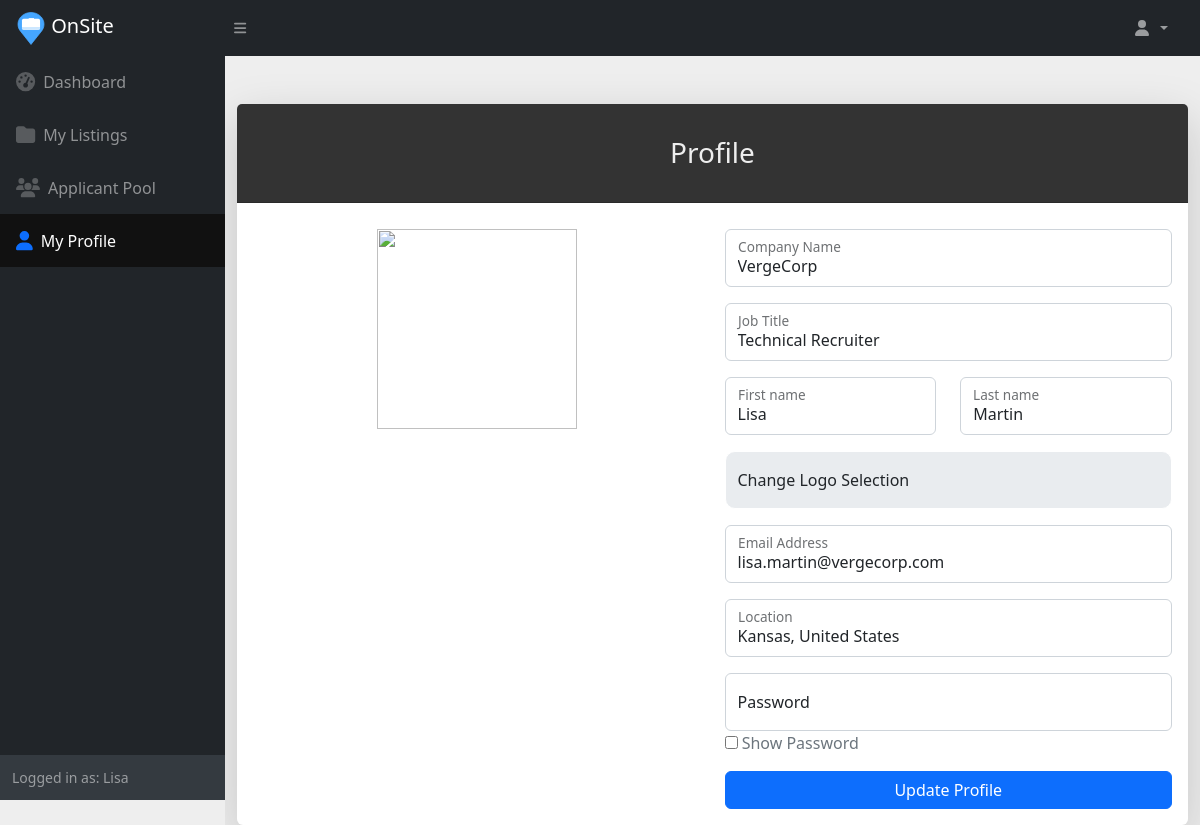
The app's page /profile (signed in) with its own data.
### app/models/user.py (models this page shows, shortened)
class User(auth_models.AbstractBaseUser, auth_models.PermissionsMixin):
    email = models.EmailField(unique=True, error_messages=error_messages)
    headline = models.ForeignKey(JobTitle, on_delete=models.SET_NULL,null=True, error_messages=error_messages)
    location = models.ForeignKey(Location, on_delete=models.SET_NULL,blank=True, null=True, error_messages=error_messages)
    other_headline = models.CharField(max_length=250, null=True, blank=True, error_messages=error_messages)
    company = models.CharField(max_length=250, null=True, default = None, blank=True, error_messages=error_messages)
    first_name = models.CharField(max_length=30, blank=False, error_messages=error_messages)
    last_name = models.CharField(max_length=30, blank=False, error_messages=error_messages)
    is_active = models.BooleanField(default=True)
    is_superuser = models.BooleanField(default=False)
    is_staff = models.BooleanField(default=True)
    date_joined = models.DateTimeField(auto_now_add=True)
    role = models.CharField(max_length=10, choices=ROLE_CHOICES, default="user")
    resume_logo = models.CharField(max_length=150, null=False, blank=False, error_messages=error_messages)
    password = models.CharField(max_length=100, null=False,blank=False, error_messages=error_messages)
    objects = UserManager()
    USERNAME_FIELD = 'email'
    REQUIRED_FIELDS = []
    class Meta:
        verbose_name = 'User'
        verbose_name_plural = 'User'
        ordering = ('id', )

### app/models/job_title.py (models this page shows, shortened)
class JobTitle(models.Model):
    name = models.CharField(max_length=100, unique=True)
    class Meta:
        indexes = [
            models.Index(fields=['name']),
        ]

### app/models/location.py (models this page shows)
class Location(models.Model):
    name = models.CharField(max_length=100, unique=True)
    loc_tyep = models.IntegerField()
    class Meta:
        indexes = [
            models.Index(fields=['name']),
        ]

### app/public/views.py (the view)
# urls.py: path("profile", views.profile, name = "profile"),
@login_required
def profile(request):
    return render(request , "public/profile.html", {"S3_ACCESS_POINT": os.getenv("S3_ACCESS_POINT")})

### templates/public/profile.html (shortened to what this page needs)
{% extends "../base.html"%}
{%load static%}
{% block body_block %}
<div id="layoutSidenav_content">
    <main>
        <div class="container">
            <div class="row justify-content-center">
                <div class="col-sm-12">
                    <div class="card shadow-lg border-0 rounded-lg mt-5">
                        <div class="card-header">
                            <h3 class="text-center font-weight-light my-4">Profile</h3>
                        </div>
                        <div class="card-body">
                            {% if request.user.role == "user" %}
                            <form novalidate method="post" id="profileForm">
                                {% csrf_token %}
                                <div class="row">
                                    <div class="col-sm-6" id="toggle_preview">
                                        <label for="file_preview" class="preview_label d-none"></label>
                                        <iframe frameborder="0" src="{{S3_ACCESS_POINT}}{{request.user.resume_logo}}" id="file_preview" width="100%" height="100%"></iframe>
                                    </div>
                                    <div class="col-sm-6">
                                        <div class="form-floating mb-3" id="headline">
                                            <input type="hidden" name="headline" value="{{user.headline_id}}">
                                            <input type="text" placeholder="" value="{{user.headline.name}}" class="form-control capitalize" onblur="setTimeout(() => {blurDrop('headline')}, 500);" onfocus="focusDrop(this)" onkeyup="debouncedOnInput(this, 'search_job_title_ajax')" required>
                                            <label>Job Title</label>
                                            <div class="invalid-feedback"></div>
                                            <div class="dropdown">
                                                <ul class="dropdown-menu dropdown-menu-dark w-100"> </ul>
                                            </div>
                                        </div>
                                        <div class="row mb-3">
                                            <div class="col-md-6">
                                                <div class="form-floating mb-3 mb-md-0" id="first_name">
                                                    <input class="form-control" type="text" placeholder="" required name="first_name" value="{{request.user.first_name}}" />
                                                    <label>First name</label>
                                                    <div class="invalid-feedback"></div>
                                                </div>
                                            </div>
                                            <div class="col-md-6">
                                                <div class="form-floating" id="last_name">
                                                    <input class="form-control" type="text" placeholder="" required name="last_name" value="{{request.user.last_name}}" />
                                                    <label>Last name</label>
                                                    <div class="invalid-feedback" id="last_name_error"></div>
                                                </div>
                                            </div>
                                        </div>
                                        <div class="form-floating mb-3" id="location">
                                            <input type="hidden" name="location" value="{% if request.user.location %}{{request.user.location_id}}{%endif%}">
                                            <input type="text" placeholder="" value="{{request.user.location.name}}" class="form-control capitalize" onfocus="focusDrop(this)" onblur="setTimeout(() => {blurDrop('location')}, 500);" onkeyup="debouncedOnInput(this, 'search_location_ajax')">
                                            <label>Location</label>
                                            <div class="dropdown">
                                                <ul class="dropdown-menu dropdown-menu-dark w-100"> </ul>
                                            </div>
                                        </div>
                                        <div class="input-group mb-3" id="resume_logo">
                                            <label for="inputGroupFile01" class="input-group-text ">
                                                Change Resume Selected
                                            </label>
                                            <input type="file" accept="application/pdf" name="resume_logo" class="form-control" value="{{request.user.resume_logo}}" id="inputGroupFile01" aria-describedby="inputGroupFileAddon01" onchange="setPreview(this,'profileForm')" required>
                                            <div class="invalid-feedback" id="resume_logo_error"></div>
                                        </div>
                                        <div class="form-floating mb-3" id="email">
                                            <input name="email" type="email" placeholder="" class="form-control" required value="{{request.user.email}}">
                                            <label>Email Address</label>
                                            <div class="invalid-feedback"></div>
                                        </div>
                                        <div class="form-floating mb-3" id="password">
                                            <input class="form-control" name="password" type="password" placeholder="" />
                                            <label>Password</label>
                                            <div>
                                                <label class="text-secondary"><input type="checkbox" onchange="passwordToggle('profileForm')"> Show Password</label>
                                            </div>
                                        </div>
                                        <div class="col-sm-12">
                                            <button class="btn btn-primary w-100 submit_btn" type="submit">Update Profile</button>
                                        </div>
                                    </div>
                                </div>
                            </form>
                            {% else %}
                            <form novalidate method="post" id="profileForm">
                                <div class="row">
                                    <div class="col-sm-6" id="toggle_preview">
                                        <img id="file_preview" src="{{S3_ACCESS_POINT}}{{request.user.resume_logo}}" width="100%" height="100%" />
                                    </div>
                                    <div class="col-sm-6">
                                        <div class="form-floating mb-3" id="company">
                                            <input class="form-control" type="text" name="company" placeholder="" required value="{{request.user.company}}" />
                                            <label>Company Name</label>
                                        </div>
                                        <div class="form-floating mb-3" id="headline">
                                            <input type="text" placeholder="" value="{{user.headline.name}}" class="form-control capitalize" onblur="setTimeout(() => {blurDrop('headline')}, 500);" onfocus="focusDrop(this)" onkeyup="debouncedOnInput(this, 'search_job_title_ajax')" required>
                                            <label>Job Title</label>
                                        </div>
                                        <div class="row mb-3">
                                            <div class="col-md-6">
                                                <div class="form-floating mb-3 mb-md-0" id="first_name">
                                                    <input class="form-control" type="text" placeholder="" required name="first_name" value="{{request.user.first_name}}" />
                                                    <label>First name</label>
                                                </div>
                                            </div>
                                            <div class="col-md-6">
                                                <div class="form-floating" id="last_name">
                                                    <input class="form-control" type="text" placeholder="" required name="last_name" value="{{request.user.last_name}}" />
                                                    <label>Last name</label>
                                                </div>
                                            </div>
                                        </div>
                                        <div class="input-group mb-3" id="resume_logo">
                                            <label for="inputGroupFile01" class="input-group-text ">
                                                Change Logo Selection
                                            </label>
                                        </div>
                                        <div class="form-floating mb-3" id="email">
                                            <input name="email" type="email" placeholder="" class="form-control" required value="{{request.user.email}}">
                                            <label>Email Address</label>
                                        </div>
                                        <div class="form-floating mb-3" id="location">
                                            <input type="text" placeholder="" value="{{request.user.location.name}}" class="form-control capitalize" onfocus="focusDrop(this)" onblur="setTimeout(() => {blurDrop('location')}, 500);" onkeyup="debouncedOnInput(this, 'search_location_ajax')">
                                            <label>Location</label>
                                        </div>
                                        <div class="form-floating mb-3" id="password">
                                            <input class="form-control" name="password" type="password" placeholder="" />
                                            <label>Password</label>
                                            <div>
                                                <label class="text-secondary"><input type="checkbox" onchange="passwordToggle('profileForm')"> Show Password</label>
                                            </div>
                                        </div>
                                        <div class="col-sm-12">
                                            <button class="btn btn-primary w-100 submit_btn" type="submit">Update Profile</button>
                                        </div>
                                    </div>
                                </div>
                            </form>
                            {% endif %}
                        </div>
                    </div>
                </div>
            </div>
        </div>
    </main>
</div>
{% endblock %}

### templates/base.html (shortened to what this page needs)
<!DOCTYPE html>
{%load static%}
<html lang="en">
<head>
    <link href="{% static  '/css/styles.css' %}" rel="stylesheet" />
    <link rel="stylesheet" href="{% static '/custom/styles.css' %}">
    <link rel="stylesheet" href="https://cdn.datatables.net/2.1.7/css/dataTables.dataTables.css" />
</head>
<body class="sb-nav-fixed">
    <nav class="sb-topnav navbar navbar-expand navbar-dark bg-dark">
        <a class="navbar-brand ps-3" href="/"> <img width="30px" src="{% static  'logo.svg' %}" alt=""> OnSite</a>
        <button class="btn btn-link btn-sm order-1 order-lg-0 me-4 me-lg-0" id="sidebarToggle" href="#!">
            <i class="fas fa-bars"></i>
        </button>
        {% if request.user.is_authenticated %}
        <ul class="navbar-nav ms-auto ms-md-0 me-3 me-lg-4">
            <li class="nav-item dropdown">
                <a class="nav-link dropdown-toggle" id="navbarDropdown" href="#" role="button" data-bs-toggle="dropdown" aria-expanded="false">
                    <i class="fas fa-user fa-fw"></i>
                </a>
            </li>
        </ul>
        {% endif %}
    </nav>
    <div id="layoutSidenav">
        <div id="layoutSidenav_nav">
            <nav class="sb-sidenav accordion sb-sidenav-dark" id="sidenavAccordion">
                <div class="sb-sidenav-menu">
                    {% with request.resolver_match as url_name %}
                    <div class="nav">
                        {% if request.user.role == "recruiter" %}
                        <a class="nav-link {% if 'dashboard' == url_name.url_name %}active{% endif %}" href="/recruiter/dashboard">
                            <div class="sb-nav-link-icon"><i class="fas fa-tachometer-alt"></i></div>
                            Dashboard
                        </a>
                        <a class="nav-link {% if 'listings' == url_name.url_name %}active{% endif %}" href="/recruiter/listings">
                            <div class="sb-nav-link-icon"><i class="fas fa-folder"></i></div>
                            My Listings
                        </a>
                        <a class="nav-link {% if 'applicants' == url_name.url_name %}active{% endif %}" href="/recruiter/applicants">
                            <div class="sb-nav-link-icon"><i class="fas fa-users"></i></div>
                            Applicant Pool
                        </a>
                        <a class="nav-link {% if 'profile' == url_name.url_name %}active{% endif %}" href="/profile">
                            <div class="sb-nav-link-icon"><i class="fas fa-user"></i></div>
                            My Profile
                        </a>
                        {% endif %}
                    </div>
                    {% endwith %}
                </div>
                <div class="sb-sidenav-footer">
                    {% if request.user.is_authenticated %}
                    <div class="small">Logged in as: {{request.user.first_name}}</div>
                    {% endif %}
                </div>
            </nav>
        </div>
        {% block body_block %} {% endblock %}
    </div>
</body>
</html>

### records on screen
User: user.first_name "Lisa", company "VergeCorp", headline.name "technical recruiter", first_name "Lisa", last_name "Martin", email "lisa.martin@vergecorp.com", user.location.name "kansas, united states"
